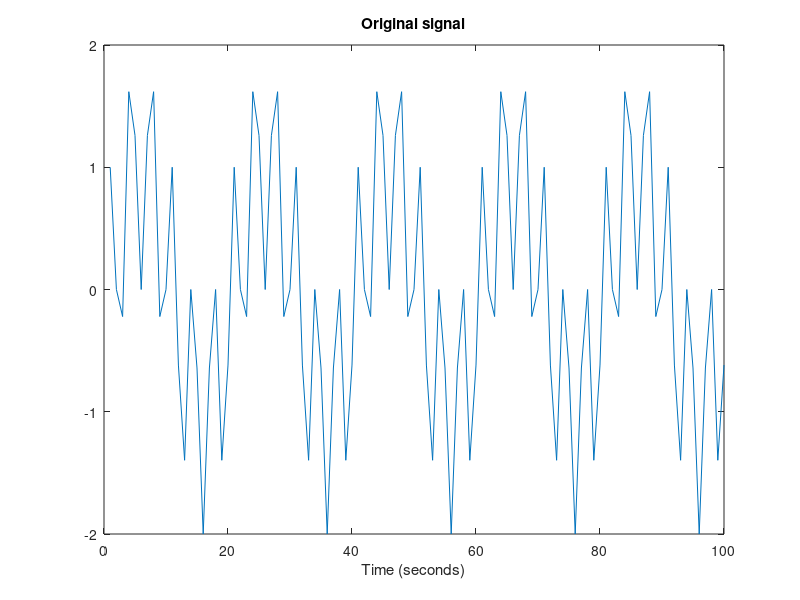
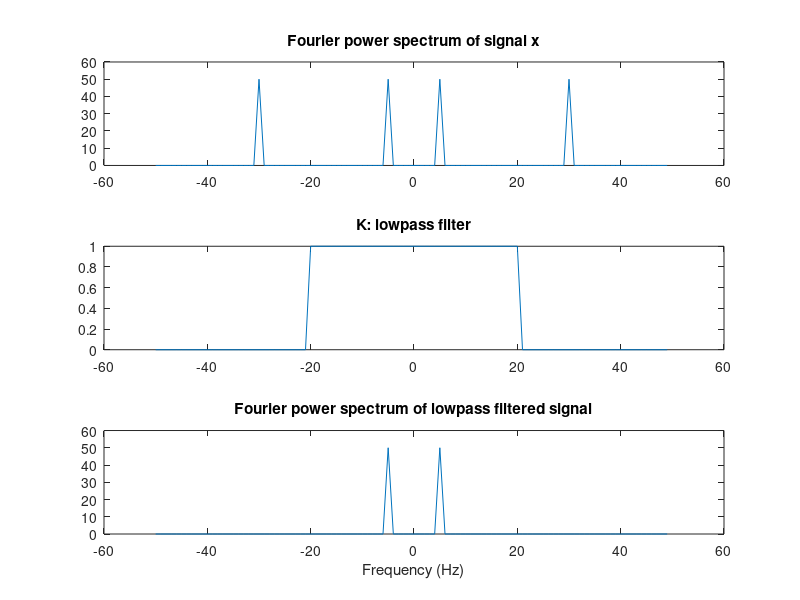
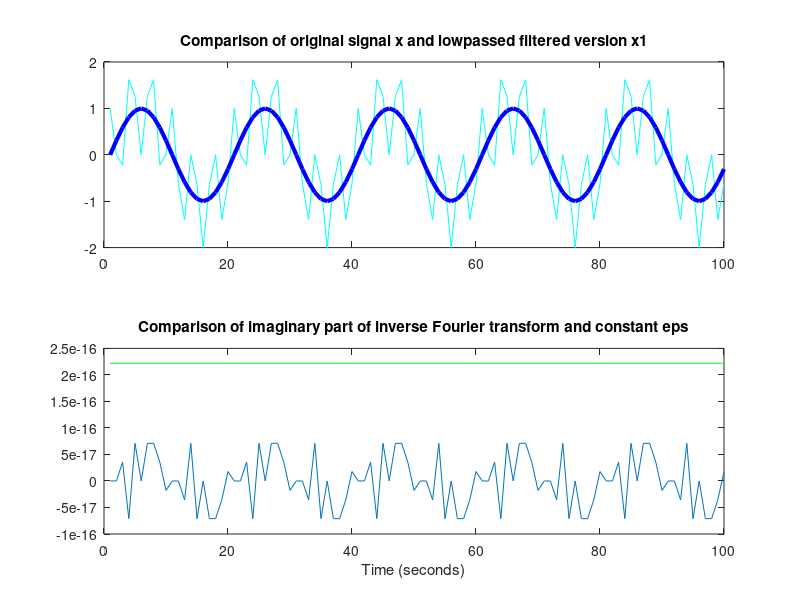

MATLAB code for these plots, in order:
%%
%% Generate a random signal
%%
N = 100; %% Number of time-samples in the signal
%x = rand(1,128); %% This is white noise
%t=1:128;
f=100;
t=0:1/f:1-1/f;
x=sin(2*pi*5*t)+cos(2*pi*30*t);
figure(1); plot(x); title('Original signal');
xlabel('Time (seconds)');


%%
%% Calculate the Fourier transform of the signal
%% and filter it with a lowpass filter
%%
BW = 20; %% Bandwidth of the filter

X = fftshift(fft(x));
K = zeros(1,length(t)); K(floor(N/2)+1+[-BW:BW])=1; %% Lowpass filter
X1 = X .* K; %% Lowpassed signal
F = -floor(N/2):(ceil(N/2)-1); %% Frequencies in Ft
figure(2);
subplot(3,1,1); plot(F,abs(X)); title('Fourier power spectrum of signal x');
subplot(3,1,2); plot(F,K); title('K: lowpass filter');
subplot(3,1,3); plot(F,abs(X1)); title('Fourier power spectrum of lowpass filtered signal');
xlabel('Frequency (Hz)');

%%
%% Return to time domain and look at lowpassed filtered signal
%%
x1 = ifft(ifftshift(X1));
figure(3);
subplot(2,1,1); plot(x,'c');
hold on; plot(real(x1),'b','LineWidth',3); hold off
title('Comparison of original signal x and lowpassed filtered version x1');
subplot(2,1,2); plot(imag(x1)); 
hold on; plot([1 N],[eps eps],'g'); hold off; 
title('Comparison of imaginary part of inverse Fourier transform and constant eps');
xlabel('Time (seconds)');
